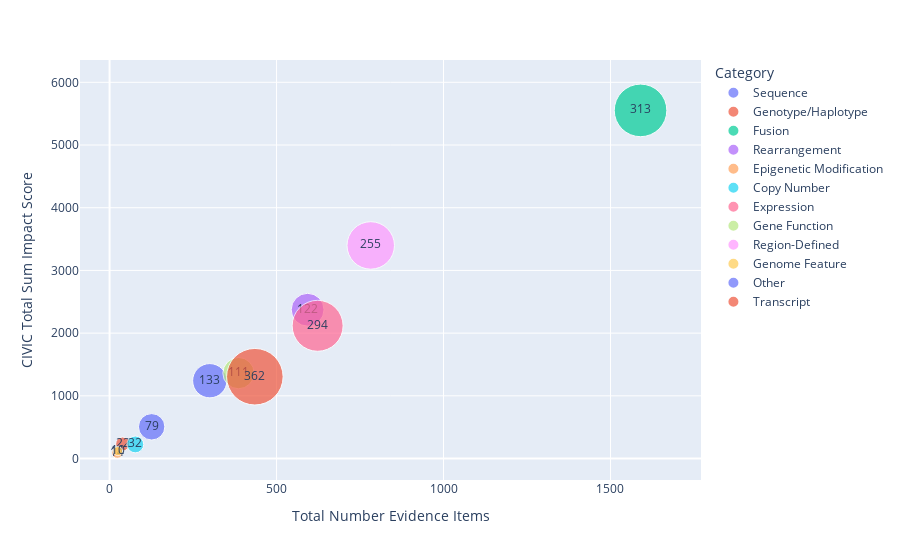

The notebook cell saved with this chart:
### Markdown cell above
The scatter plot below shows the relationship between the Not Supported variant sub category impact score and the number of evidence items associated with variants in each sub category. Additionally, the sizes of the data point represent the number of variants in each sub category.

### Code cell
fig2 = px.scatter(
    data_frame=not_supported_variant_impact_df,
    x="Total Number Evidence Items",
    y="CIVIC Total Sum Impact Score",
    size="Total Number Variants",
    size_max=40,
    text="Total Number Variants",
    color="Category",
    hover_data="% Accepted Evidence Items",
)
fig2.show()

### Figure 1 — Plotly figure (JSON) as saved in the notebook; plotly's stock layout.template omitted (floating-point values rounded to 4 significant figures)
{"data": [{"customdata": [["64.33%"]], "hovertemplate": "Category=Sequence<br>Total Number Evidence Items=%{x}<br>CIVIC Total Sum Impact Score=%{y}<br>Total Number Variants=%{text}<br>% Accepted Evidence Items=%{customdata[0]}<extra></extra>", "legendgroup": "Sequence", "marker": {"color": "#636efa", "size": [133], "sizemode": "area", "sizeref": 0.2263, "symbol": "circle"}, "mode": "markers+text", "name": "Sequence", "orientation": "v", "showlegend": true, "text": [133.0], "type": "scatter", "x": [300], "xaxis": "x", "y": [1241.0], "yaxis": "y"}, {"customdata": [["48.72%"]], "hovertemplate": "Category=Genotype/Haplotype<br>Total Number Evidence Items=%{x}<br>CIVIC Total Sum Impact Score=%{y}<br>Total Number Variants=%{text}<br>% Accepted Evidence Items=%{customdata[0]}<extra></extra>", "legendgroup": "Genotype/Haplotype", "marker": {"color": "#EF553B", "size": [22], "sizemode": "area", "sizeref": 0.2263, "symbol": "circle"}, "mode": "markers+text", "name": "Genotype/Haplotype", "orientation": "v", "showlegend": true, "text": [22.0], "type": "scatter", "x": [39], "xaxis": "x", "y": [232.0], "yaxis": "y"}, {"customdata": [["64.65%"]], "hovertemplate": "Category=Fusion<br>Total Number Evidence Items=%{x}<br>CIVIC Total Sum Impact Score=%{y}<br>Total Number Variants=%{text}<br>% Accepted Evidence Items=%{customdata[0]}<extra></extra>", "legendgroup": "Fusion", "marker": {"color": "#00cc96", "size": [313], "sizemode": "area", "sizeref": 0.2263, "symbol": "circle"}, "mode": "markers+text", "name": "Fusion", "orientation": "v", "showlegend": true, "text": [313.0], "type": "scatter", "x": [1590], "xaxis": "x", "y": [5552.0], "yaxis": "y"}, {"customdata": [["40.13%"]], "hovertemplate": "Category=Rearrangement<br>Total Number Evidence Items=%{x}<br>CIVIC Total Sum Impact Score=%{y}<br>Total Number Variants=%{text}<br>% Accepted Evidence Items=%{customdata[0]}<extra></extra>", "legendgroup": "Rearrangement", "marker": {"color": "#ab63fa", "size": [122], "sizemode": "area", "sizeref": 0.2263, "symbol": "circle"}, "mode": "markers+text", "name": "Rearrangement", "orientation": "v", "showlegend": true, "text": [122.0], "type": "scatter", "x": [593], "xaxis": "x", "y": [2374.0], "yaxis": "y"}, {"customdata": [["95.65%"]], "hovertemplate": "Category=Epigenetic Modification<br>Total Number Evidence Items=%{x}<br>CIVIC Total Sum Impact Score=%{y}<br>Total Number Variants=%{text}<br>% Accepted Evidence Items=%{customdata[0]}<extra></extra>", "legendgroup": "Epigenetic Modification", "marker": {"color": "#FFA15A", "size": [14], "sizemode": "area", "sizeref": 0.2263, "symbol": "circle"}, "mode": "markers+text", "name": "Epigenetic Modification", "orientation": "v", "showlegend": true, "text": [14.0], "type": "scatter", "x": [23], "xaxis": "x", "y": [92.0], "yaxis": "y"}, {"customdata": [["45.45%"]], "hovertemplate": "Category=Copy Number<br>Total Number Evidence Items=%{x}<br>CIVIC Total Sum Impact Score=%{y}<br>Total Number Variants=%{text}<br>% Accepted Evidence Items=%{customdata[0]}<extra></extra>", "legendgroup": "Copy Number", "marker": {"color": "#19d3f3", "size": [32], "sizemode": "area", "sizeref": 0.2263, "symbol": "circle"}, "mode": "markers+text", "name": "Copy Number", "orientation": "v", "showlegend": true, "text": [32.0], "type": "scatter", "x": [77], "xaxis": "x", "y": [225.0], "yaxis": "y"}, {"customdata": [["55.38%"]], "hovertemplate": "Category=Expression<br>Total Number Evidence Items=%{x}<br>CIVIC Total Sum Impact Score=%{y}<br>Total Number Variants=%{text}<br>% Accepted Evidence Items=%{customdata[0]}<extra></extra>", "legendgroup": "Expression", "marker": {"color": "#FF6692", "size": [294], "sizemode": "area", "sizeref": 0.2263, "symbol": "circle"}, "mode": "markers+text", "name": "Expression", "orientation": "v", "showlegend": true, "text": [294.0], "type": "scatter", "x": [623], "xaxis": "x", "y": [2117.0], "yaxis": "y"}, {"customdata": [["44.30%"]], "hovertemplate": "Category=Gene Function<br>Total Number Evidence Items=%{x}<br>CIVIC Total Sum Impact Score=%{y}<br>Total Number Variants=%{text}<br>% Accepted Evidence Items=%{customdata[0]}<extra></extra>", "legendgroup": "Gene Function", "marker": {"color": "#B6E880", "size": [111], "sizemode": "area", "sizeref": 0.2263, "symbol": "circle"}, "mode": "markers+text", "name": "Gene Function", "orientation": "v", "showlegend": true, "text": [111.0], "type": "scatter", "x": [386], "xaxis": "x", "y": [1362.0], "yaxis": "y"}, {"customdata": [["58.70%"]], "hovertemplate": "Category=Region-Defined<br>Total Number Evidence Items=%{x}<br>CIVIC Total Sum Impact Score=%{y}<br>Total Number Variants=%{text}<br>% Accepted Evidence Items=%{customdata[0]}<extra></extra>", "legendgroup": "Region-Defined", "marker": {"color": "#FF97FF", "size": [255], "sizemode": "area", "sizeref": 0.2263, "symbol": "circle"}, "mode": "markers+text", "name": "Region-Defined", "orientation": "v", "showlegend": true, "text": [255.0], "type": "scatter", "x": [782], "xaxis": "x", "y": [3398.0], "yaxis": "y"}, {"customdata": [["20.00%"]], "hovertemplate": "Category=Genome Feature<br>Total Number Evidence Items=%{x}<br>CIVIC Total Sum Impact Score=%{y}<br>Total Number Variants=%{text}<br>% Accepted Evidence Items=%{customdata[0]}<extra></extra>", "legendgroup": "Genome Feature", "marker": {"color": "#FECB52", "size": [10], "sizemode": "area", "sizeref": 0.2263, "symbol": "circle"}, "mode": "markers+text", "name": "Genome Feature", "orientation": "v", "showlegend": true, "text": [10.0], "type": "scatter", "x": [25], "xaxis": "x", "y": [120.0], "yaxis": "y"}, {"customdata": [["33.33%"]], "hovertemplate": "Category=Other<br>Total Number Evidence Items=%{x}<br>CIVIC Total Sum Impact Score=%{y}<br>Total Number Variants=%{text}<br>% Accepted Evidence Items=%{customdata[0]}<extra></extra>", "legendgroup": "Other", "marker": {"color": "#636efa", "size": [79], "sizemode": "area", "sizeref": 0.2263, "symbol": "circle"}, "mode": "markers+text", "name": "Other", "orientation": "v", "showlegend": true, "text": [79.0], "type": "scatter", "x": [126], "xaxis": "x", "y": [506.5], "yaxis": "y"}, {"customdata": [["13.33%"]], "hovertemplate": "Category=Transcript<br>Total Number Evidence Items=%{x}<br>CIVIC Total Sum Impact Score=%{y}<br>Total Number Variants=%{text}<br>% Accepted Evidence Items=%{customdata[0]}<extra></extra>", "legendgroup": "Transcript", "marker": {"color": "#EF553B", "size": [362], "sizemode": "area", "sizeref": 0.2263, "symbol": "circle"}, "mode": "markers+text", "name": "Transcript", "orientation": "v", "showlegend": true, "text": [362.0], "type": "scatter", "x": [435], "xaxis": "x", "y": [1305.0], "yaxis": "y"}], "layout": {"legend": {"itemsizing": "constant", "title": {"text": "Category"}, "tracegroupgap": 0}, "margin": {"t": 60}, "xaxis": {"anchor": "y", "domain": [0, 1], "title": {"text": "Total Number Evidence Items"}}, "yaxis": {"anchor": "x", "domain": [0, 1], "title": {"text": "CIVIC Total Sum Impact Score"}}}}
